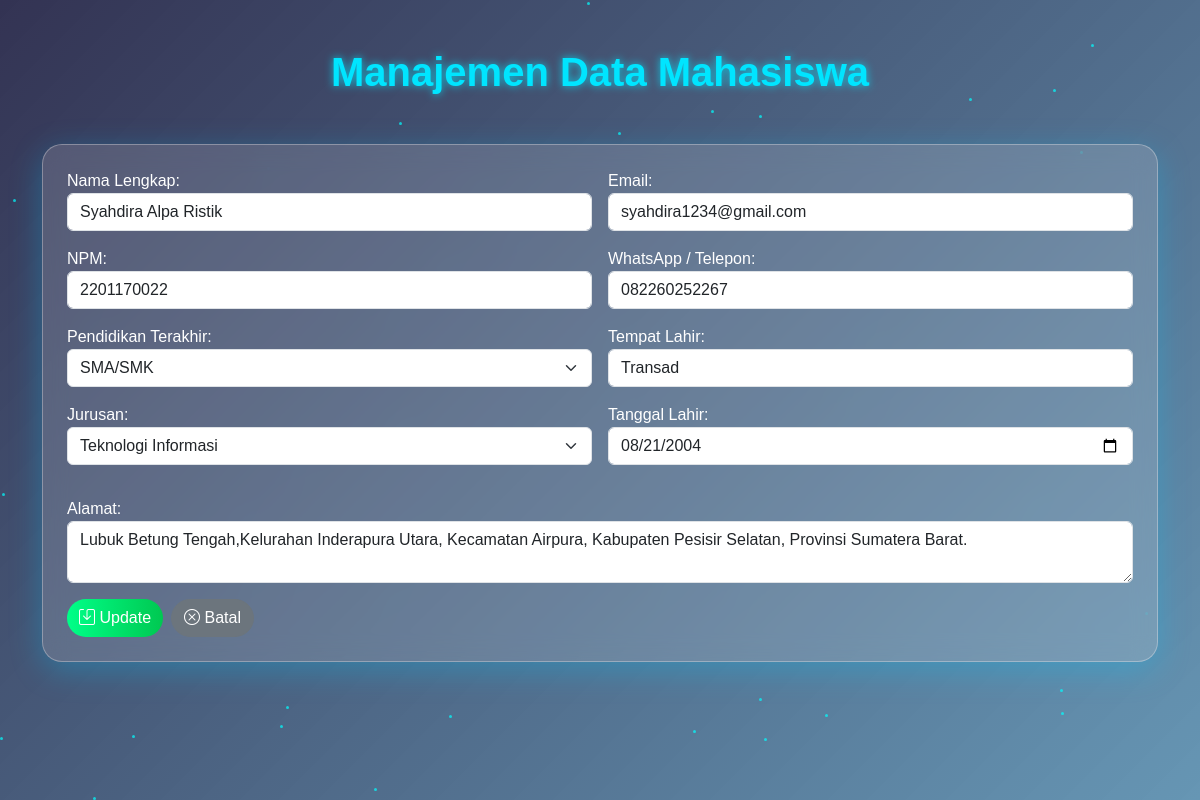
Page /mahasiswa/edit/27/ (signed in) on the committed database.
### mahasiswa/models.py (models this page shows, shortened)
class Mahasiswa(models.Model):
    nama = models.CharField(max_length=100)
    npm = models.CharField(max_length=20)
    email = models.EmailField()
    whatsapp = models.CharField(max_length=20, blank=True)
    alamat = models.TextField(blank=True)
    pendidikan_terakhir = models.CharField(max_length=20, blank=True, choices=PENDIDIKAN_CHOICES)
    jurusan = models.CharField(max_length=100, blank=True, choices=JURUSAN_CHOICES)
    tempat_lahir = models.CharField(max_length=100, blank=True)
    tanggal_lahir = models.DateField(null=True, blank=True)

### mahasiswa/views.py (the view)
# urls.py: path('edit/<int:id>/', views.edit_mahasiswa, name='edit_mahasiswa'),
@login_required(login_url='/admin/login/')
def edit_mahasiswa(request, id):
    mhs = get_object_or_404(Mahasiswa, id=id)
    if request.method == 'POST':
        form = MahasiswaForm(request.POST, instance=mhs)
        if form.is_valid():
            form.save()
            return redirect('daftar_mahasiswa')
    else:
        form = MahasiswaForm(instance=mhs)
    return render(request, 'mahasiswa/input.html', {
        'form': form,
        'edit_mode': True,
        'mahasiswa_id': id,
    })

### mahasiswa/templates/mahasiswa/input.html (shortened to what this page needs)
<!DOCTYPE html>
<html lang="id">
<head>
  <link href="https://cdn.jsdelivr.net/npm/bootstrap@5.3.3/dist/css/bootstrap.min.css" rel="stylesheet">
  <link href="https://cdn.jsdelivr.net/npm/bootstrap-icons@1.11.3/font/bootstrap-icons.css" rel="stylesheet">
</head>
<body>
  <div class="particles" id="particles"></div>
  <div class="container py-5">
    <div class="text-center mb-5">
      <h1 class="fw-bold">Manajemen Data Mahasiswa</h1>
    </div>
    <div class="glass-card p-4 mb-5">
      <form method="post">
        <div class="row g-3">
          <div class="col-md-6">
            <div class="mb-3">
              {{ form.nama.label_tag }}
              {{ form.nama }}
            </div>
            <div class="mb-3">
              {{ form.npm.label_tag }}
              {{ form.npm }}
            </div>
            <div class="mb-3">
              {{ form.pendidikan_terakhir.label_tag }}
              {{ form.pendidikan_terakhir }}
            </div>
            <div class="mb-3">
              {{ form.jurusan.label_tag }}
              {{ form.jurusan }}
            </div>
          </div>
          <div class="col-md-6">
            <div class="mb-3">
              {{ form.email.label_tag }}
              {{ form.email }}
            </div>
            <div class="mb-3">
              {{ form.whatsapp.label_tag }}
              {{ form.whatsapp }}
            </div>
            <div class="mb-3">
              {{ form.tempat_lahir.label_tag }}
              {{ form.tempat_lahir }}
            </div>
            <div class="mb-3">
              {{ form.tanggal_lahir.label_tag }}
              {{ form.tanggal_lahir }}
            </div>
          </div>
        </div>
        <div class="mb-3 mt-3">
          {{ form.alamat.label_tag }}
          {{ form.alamat }}
        </div>
        <div class="d-flex gap-2">
          {% if edit_mode %}
            <button type="submit" class="btn btn-success">
              <i class="bi bi-save"></i> Update
            </button>
            <a href="{% url 'input_mahasiswa' %}" class="btn btn-secondary">
              <i class="bi bi-x-circle"></i> Batal
            </a>
          {% endif %}
        </div>
      </form>
    </div>
  </div>
</body>
</html>

### mahasiswa/templates/mahasiswa/input.html (style rules this page uses)
body { background: url('https://images.unsplash.com/photo-1531297484001-80022131f5a1?auto=format&fit=crop&w=1920&q=80') no-repeat center center fixed; background-size: cover; font-family: "Poppins", sans-serif; color: white; overflow-x: hidden; }
body::before { content: ""; position: fixed; inset: 0; background: linear-gradient(135deg, rgba(0, 0, 40, 0.8), rgba(0, 80, 130, 0.6)); z-index: -1; animation: hueShift 20s linear infinite; }
.particles { position: fixed; top: 0; left: 0; width: 100%; height: 100%; overflow: hidden; pointer-events: none; z-index: -1; }
h1, h2 { color: #00e5ff; text-shadow: 0 0 8px rgba(0, 229, 255, 0.8); }
.glass-card { background: rgba(255, 255, 255, 0.15); backdrop-filter: blur(12px); border-radius: 20px; border: 1px solid rgba(255, 255, 255, 0.3); box-shadow: 0 8px 32px rgba(0, 200, 255, 0.3); animation: fadeIn 1s ease; color: white; transition: all 0.3s ease; }
.btn { border-radius: 30px; font-weight: 500; transition: all 0.3s ease; }
.btn-success { background: linear-gradient(90deg, #00ff88, #00c851); border: none; }

### rows in the picture
Mahasiswa: nama "Syahdira Alpa Ristik", npm "2201170022", pendidikan_terakhir "SMA/SMK", jurusan "Teknologi Informasi", email "syahdira1234@gmail.com", whatsapp "082260252267", tempat_lahir "Transad", tanggal_lahir "08/21/2004", alamat "Lubuk Betung Tengah,Kelurahan Inderapura Utara, Kecamatan Airpura, Kabupaten Pesisir Selatan, Provinsi Sumatera Barat."
